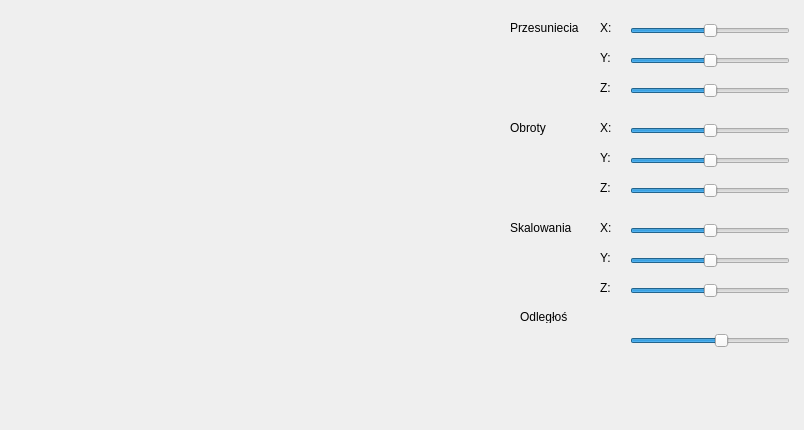
<?xml version="1.0" encoding="UTF-8"?>
<ui version="4.0">
 <class>MainWindow</class>
 <widget class="QMainWindow" name="MainWindow">
  <property name="geometry">
   <rect>
    <x>0</x>
    <y>0</y>
    <width>804</width>
    <height>430</height>
   </rect>
  </property>
  <property name="baseSize">
   <size>
    <width>261</width>
    <height>161</height>
   </size>
  </property>
  <property name="windowTitle">
   <string>MainWindow</string>
  </property>
  <widget class="QWidget" name="centralWidget">
   <widget class="QFrame" name="ramka">
    <property name="geometry">
     <rect>
      <x>10</x>
      <y>10</y>
      <width>410</width>
      <height>410</height>
     </rect>
    </property>
    <property name="baseSize">
     <size>
      <width>291</width>
      <height>161</height>
     </size>
    </property>
    <property name="autoFillBackground">
     <bool>false</bool>
    </property>
    <property name="frameShape">
     <enum>QFrame::NoFrame</enum>
    </property>
    <property name="frameShadow">
     <enum>QFrame::Raised</enum>
    </property>
   </widget>
   <widget class="QSlider" name="grabXSlide">
    <property name="geometry">
     <rect>
      <x>630</x>
      <y>20</y>
      <width>160</width>
      <height>22</height>
     </rect>
    </property>
    <property name="minimum">
     <number>-100</number>
    </property>
    <property name="maximum">
     <number>100</number>
    </property>
    <property name="orientation">
     <enum>Qt::Horizontal</enum>
    </property>
   </widget>
   <widget class="QSlider" name="grabYSlide">
    <property name="geometry">
     <rect>
      <x>630</x>
      <y>50</y>
      <width>160</width>
      <height>22</height>
     </rect>
    </property>
    <property name="minimum">
     <number>-100</number>
    </property>
    <property name="maximum">
     <number>100</number>
    </property>
    <property name="orientation">
     <enum>Qt::Horizontal</enum>
    </property>
   </widget>
   <widget class="QSlider" name="grabZSlide">
    <property name="geometry">
     <rect>
      <x>630</x>
      <y>80</y>
      <width>160</width>
      <height>22</height>
     </rect>
    </property>
    <property name="minimum">
     <number>-100</number>
    </property>
    <property name="maximum">
     <number>100</number>
    </property>
    <property name="orientation">
     <enum>Qt::Horizontal</enum>
    </property>
   </widget>
   <widget class="QLabel" name="label">
    <property name="geometry">
     <rect>
      <x>510</x>
      <y>20</y>
      <width>71</width>
      <height>16</height>
     </rect>
    </property>
    <property name="text">
     <string>Przesuniecia</string>
    </property>
   </widget>
   <widget class="QLabel" name="label_2">
    <property name="geometry">
     <rect>
      <x>600</x>
      <y>20</y>
      <width>21</width>
      <height>16</height>
     </rect>
    </property>
    <property name="text">
     <string>X:</string>
    </property>
   </widget>
   <widget class="QLabel" name="label_3">
    <property name="geometry">
     <rect>
      <x>600</x>
      <y>50</y>
      <width>21</width>
      <height>16</height>
     </rect>
    </property>
    <property name="text">
     <string>Y:</string>
    </property>
   </widget>
   <widget class="QLabel" name="label_4">
    <property name="geometry">
     <rect>
      <x>600</x>
      <y>80</y>
      <width>21</width>
      <height>16</height>
     </rect>
    </property>
    <property name="text">
     <string>Z:</string>
    </property>
   </widget>
   <widget class="QSlider" name="rotXSlide">
    <property name="geometry">
     <rect>
      <x>630</x>
      <y>120</y>
      <width>160</width>
      <height>22</height>
     </rect>
    </property>
    <property name="minimum">
     <number>-180</number>
    </property>
    <property name="maximum">
     <number>180</number>
    </property>
    <property name="orientation">
     <enum>Qt::Horizontal</enum>
    </property>
   </widget>
   <widget class="QLabel" name="label_5">
    <property name="geometry">
     <rect>
      <x>600</x>
      <y>150</y>
      <width>21</width>
      <height>16</height>
     </rect>
    </property>
    <property name="text">
     <string>Y:</string>
    </property>
   </widget>
   <widget class="QSlider" name="rotYSlide">
    <property name="geometry">
     <rect>
      <x>630</x>
      <y>150</y>
      <width>160</width>
      <height>22</height>
     </rect>
    </property>
    <property name="minimum">
     <number>-180</number>
    </property>
    <property name="maximum">
     <number>180</number>
    </property>
    <property name="orientation">
     <enum>Qt::Horizontal</enum>
    </property>
   </widget>
   <widget class="QSlider" name="rotZSlide">
    <property name="geometry">
     <rect>
      <x>630</x>
      <y>180</y>
      <width>160</width>
      <height>22</height>
     </rect>
    </property>
    <property name="minimum">
     <number>-180</number>
    </property>
    <property name="maximum">
     <number>180</number>
    </property>
    <property name="orientation">
     <enum>Qt::Horizontal</enum>
    </property>
   </widget>
   <widget class="QLabel" name="label_6">
    <property name="geometry">
     <rect>
      <x>510</x>
      <y>120</y>
      <width>71</width>
      <height>16</height>
     </rect>
    </property>
    <property name="text">
     <string>Obroty</string>
    </property>
   </widget>
   <widget class="QLabel" name="label_7">
    <property name="geometry">
     <rect>
      <x>600</x>
      <y>180</y>
      <width>21</width>
      <height>16</height>
     </rect>
    </property>
    <property name="text">
     <string>Z:</string>
    </property>
   </widget>
   <widget class="QLabel" name="label_8">
    <property name="geometry">
     <rect>
      <x>600</x>
      <y>120</y>
      <width>21</width>
      <height>16</height>
     </rect>
    </property>
    <property name="text">
     <string>X:</string>
    </property>
   </widget>
   <widget class="QSlider" name="zoomXSlide">
    <property name="geometry">
     <rect>
      <x>630</x>
      <y>220</y>
      <width>160</width>
      <height>22</height>
     </rect>
    </property>
    <property name="minimum">
     <number>50</number>
    </property>
    <property name="maximum">
     <number>150</number>
    </property>
    <property name="value">
     <number>100</number>
    </property>
    <property name="orientation">
     <enum>Qt::Horizontal</enum>
    </property>
   </widget>
   <widget class="QSlider" name="zoomYSlide">
    <property name="geometry">
     <rect>
      <x>630</x>
      <y>250</y>
      <width>160</width>
      <height>22</height>
     </rect>
    </property>
    <property name="minimum">
     <number>50</number>
    </property>
    <property name="maximum">
     <number>150</number>
    </property>
    <property name="value">
     <number>100</number>
    </property>
    <property name="orientation">
     <enum>Qt::Horizontal</enum>
    </property>
   </widget>
   <widget class="QLabel" name="label_9">
    <property name="geometry">
     <rect>
      <x>600</x>
      <y>250</y>
      <width>21</width>
      <height>16</height>
     </rect>
    </property>
    <property name="text">
     <string>Y:</string>
    </property>
   </widget>
   <widget class="QSlider" name="zoomZSlide">
    <property name="geometry">
     <rect>
      <x>630</x>
      <y>280</y>
      <width>160</width>
      <height>22</height>
     </rect>
    </property>
    <property name="minimum">
     <number>50</number>
    </property>
    <property name="maximum">
     <number>150</number>
    </property>
    <property name="value">
     <number>100</number>
    </property>
    <property name="orientation">
     <enum>Qt::Horizontal</enum>
    </property>
   </widget>
   <widget class="QLabel" name="label_10">
    <property name="geometry">
     <rect>
      <x>600</x>
      <y>280</y>
      <width>21</width>
      <height>16</height>
     </rect>
    </property>
    <property name="text">
     <string>Z:</string>
    </property>
   </widget>
   <widget class="QLabel" name="label_11">
    <property name="geometry">
     <rect>
      <x>600</x>
      <y>220</y>
      <width>21</width>
      <height>16</height>
     </rect>
    </property>
    <property name="text">
     <string>X:</string>
    </property>
   </widget>
   <widget class="QLabel" name="label_12">
    <property name="geometry">
     <rect>
      <x>510</x>
      <y>220</y>
      <width>71</width>
      <height>16</height>
     </rect>
    </property>
    <property name="text">
     <string>Skalowania</string>
    </property>
   </widget>
   <widget class="QSlider" name="distanceSlide">
    <property name="geometry">
     <rect>
      <x>630</x>
      <y>330</y>
      <width>160</width>
      <height>22</height>
     </rect>
    </property>
    <property name="minimum">
     <number>31</number>
    </property>
    <property name="maximum">
     <number>150</number>
    </property>
    <property name="sliderPosition">
     <number>100</number>
    </property>
    <property name="orientation">
     <enum>Qt::Horizontal</enum>
    </property>
   </widget>
   <widget class="QLabel" name="label_13">
    <property name="geometry">
     <rect>
      <x>520</x>
      <y>310</y>
      <width>47</width>
      <height>13</height>
     </rect>
    </property>
    <property name="text">
     <string>Odległość</string>
    </property>
   </widget>
  </widget>
 </widget>
 <layoutdefault spacing="6" margin="11"/>
 <resources/>
 <connections/>
</ui>
